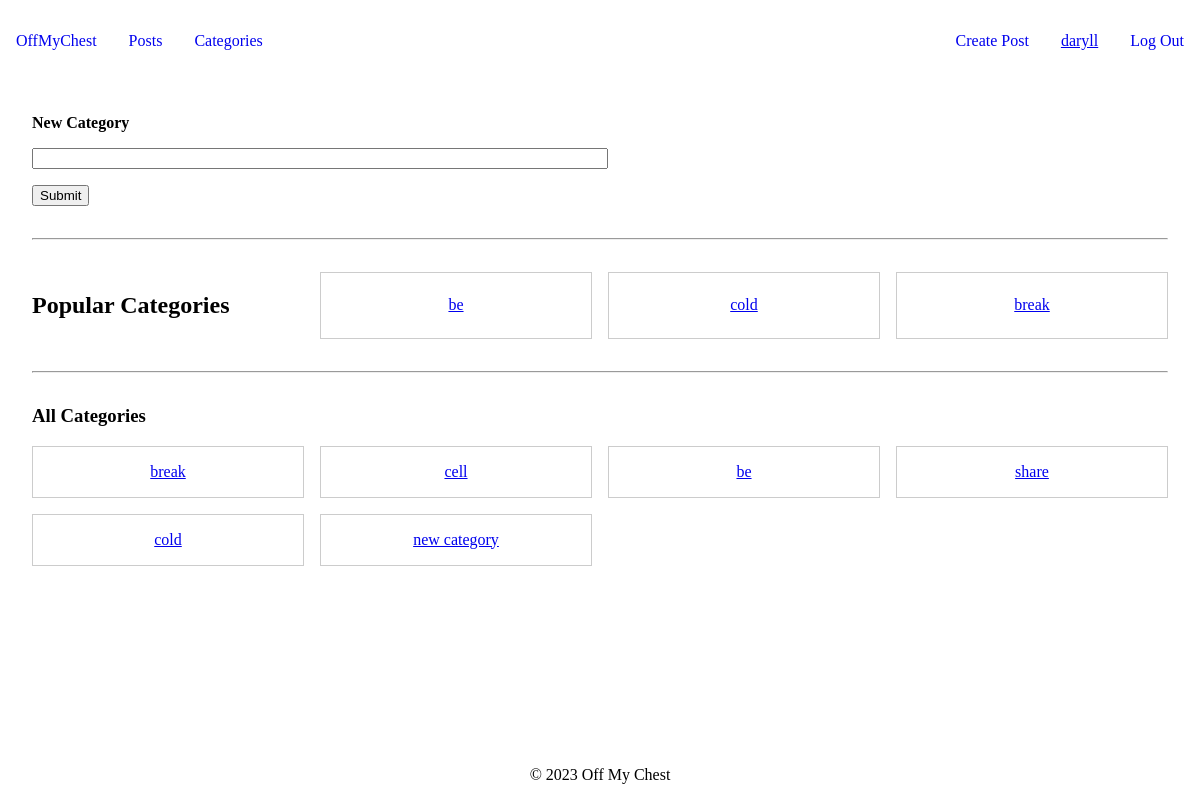
The page /categories (signed in) on the database as committed earlier.
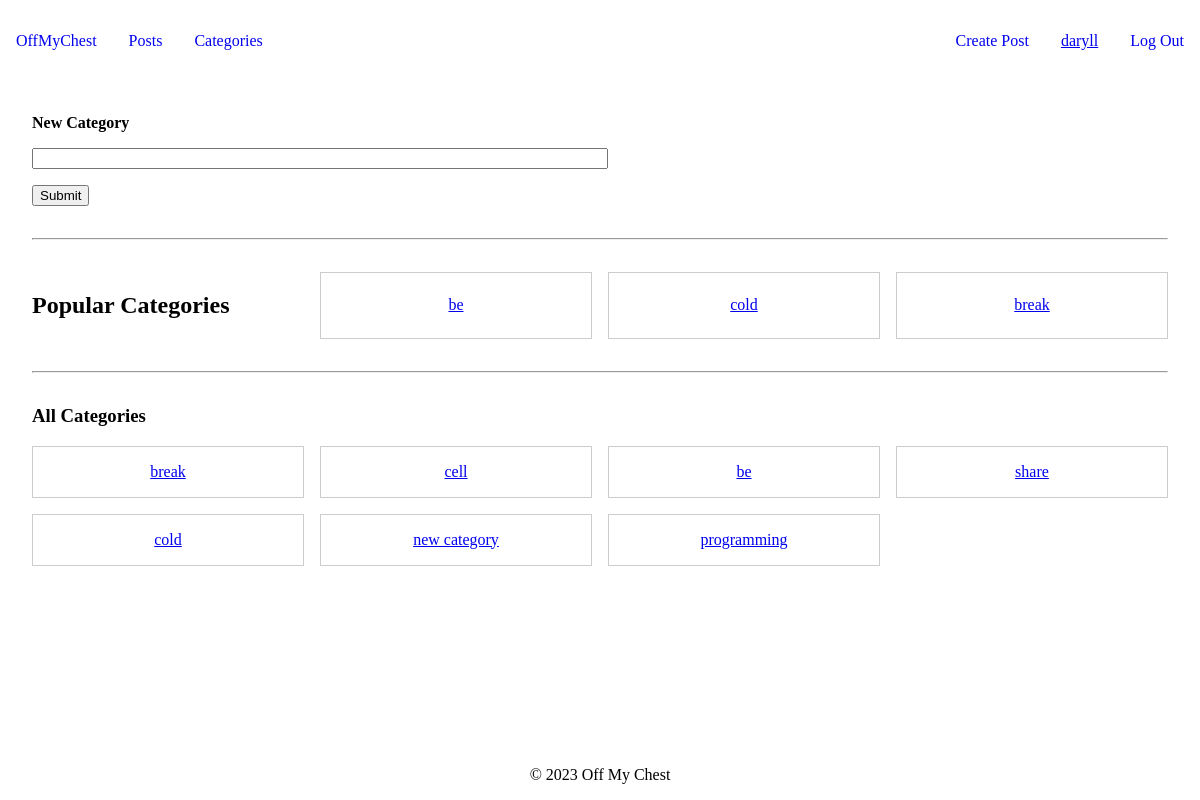
The same page on the database as committed later.
### app/models.py (models this page shows)
class Category(db.Model):
    id = db.Column(db.Integer, primary_key=True)
    name = db.Column(db.String(80), nullable=False)

### app/main/views.py (the view, shortened to what this page needs)
@main.route('/categories', methods=['GET', 'POST'])
@login_required
def categories():
    form = CreateCategoryForm()
    try:
        popular_categories = Category.query.join(Post)\
                                        .group_by(Category.id)\
                                        .order_by(db.func.count(Post.id).desc())\
                                        .limit(3).all()
        categories = Category.query.all()
    except Exception as e:
        abort(500)
    return render_template('categories.html', categories=categories, popular_categories=popular_categories, form=form)

### app/main/forms.py
class CreateCategoryForm(FlaskForm):
    name = StringField('New Category', validators=[DataRequired()])
    submit = SubmitField('Submit')

### app/models.py (called while the page is built)
@login_manager.user_loader
def load_user(user_id):
    return User.query.get(int(user_id))

### app/templates/categories.html (shortened to what this page needs)
{% extends "base.html" %}
{% block content %}
<main style="flex: 1;">
    <form method="post">
        {{ form.name.label(style="font-weight: bold;") }}<br/>
        {{ form.name(style="width: 50%; margin: 1rem 0 1rem 0;") }}
        <br/>
        {{ form.submit }}
    </form>
    <hr style="margin: 2rem 0 2rem 0;" />
    <section>
        <ul class="categories" style="list-style: none; padding: 0; display: grid; grid-template-columns: 1fr 1fr 1fr 1fr; grid-template-rows: auto; row-gap: 1rem; column-gap: 1rem;">
            <h2>Popular Categories</h2>
            {% for category in popular_categories %}
            <li style="display: flex; justify-content: center; align-items: center; border: solid 1px rgba(0, 0, 0, .20)">
                <a href="{{ url_for('main.category', category_id=category.id) }}" style="flex: 1; text-align: center; padding: 1rem 0 1rem 0;">{{ category.name }}</a>
            </li>
            {% endfor %}
        </ul>
        <hr style="margin: 2rem 0 2rem 0;" />
        <h3>All Categories</h3>
        <ul class="categories" style="list-style: none; padding: 0; display: grid; grid-template-columns: 1fr 1fr 1fr 1fr; grid-template-rows: auto; row-gap: 1rem; column-gap: 1rem;">
            {% for category in categories %}
            <li style="display: flex; justify-content: center; align-items: center; border: solid 1px rgba(0, 0, 0, .20)">
                <a href="{{ url_for('main.category', category_id=category.id) }}" style="flex: 1; text-align: center; padding: 1rem 0 1rem 0;">{{ category.name }}</a>
            </li>
            {% endfor %}
        </ul>
    </section>
</main>
{% endblock %}

Rows that differ between the two databases and show on the page:
added Category: name "programming", shown under "All Categories"
